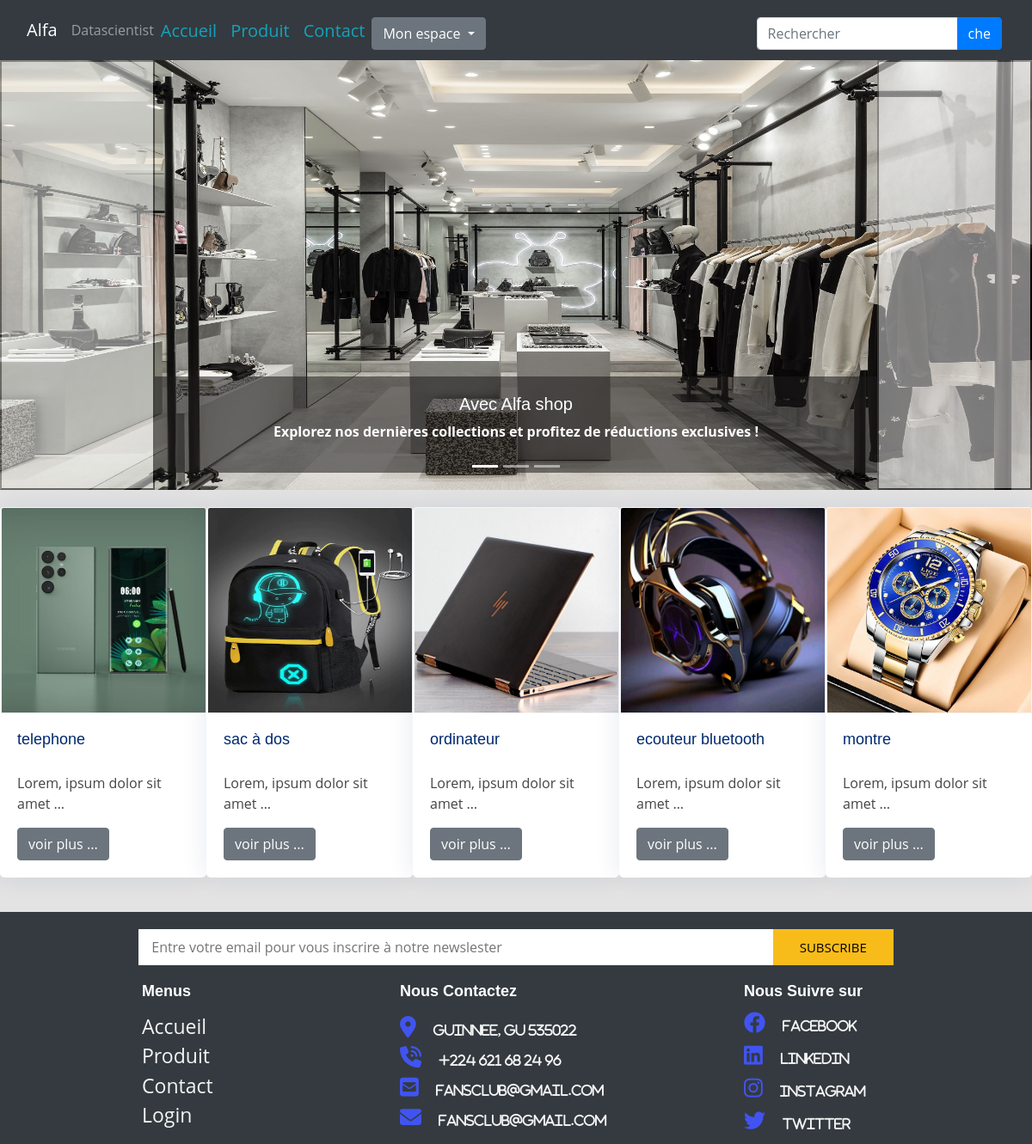
/store/, run on the app's committed database.
### store/models.py (models this page shows, shortened)
class Product(models.Model):
    name = models.CharField(max_length=128, verbose_name="nom du produit")
    price = models.FloatField(verbose_name="prix du produit")
    stock = models.IntegerField(verbose_name="Quantité stoker")
    thumbnail = models.ImageField(upload_to="products", blank=True, null= True)
    description = models.TextField(blank=True, verbose_name="Description du produit")
    categories = models.ForeignKey(Categories, on_delete=models.CASCADE)
    class Meta:
        verbose_name = "Produit"

### store/views.py (the view)
# urls.py: 2. Add a URL to urlpatterns:  path('', views.home, name='home')
def home(request):
    product = Product.objects.all()[:5]
    return render(request, "store/index.html", context={"product":product})

### store/templates/store/index.html (shortened to what this page needs)
{% extends "base.html" %}
{% load static %}
{% block content %}
<div id="carouselExampleCaptions" class="carousel slide" data-ride="carousel">
    <ol class="carousel-indicators">
      <li data-target="#carouselExampleCaptions" data-slide-to="0" class="active"></li>
      <li data-target="#carouselExampleCaptions" data-slide-to="1"></li>
      <li data-target="#carouselExampleCaptions" data-slide-to="2"></li>
    </ol>
    <div class="carousel-inner">
      <div class="carousel-item active">
        <img src="{% static 'store/img/Christian Dior Homme(JPG).jpg' %}" class="d-block w-100" alt="slider1" style="height: 500px;">
        <div class="carousel-caption bgslid  d-none d-md-block div">
          <h5>Avec Alfa shop</h5>
          <p>Explorez nos dernières collections et profitez de réductions exclusives !</p>
        </div>
      </div>
    </div>
    <button class="carousel-control-prev" type="button" data-target="#carouselExampleCaptions" data-slide="prev">
      <span class="carousel-control-prev-icon" aria-hidden="true"></span>
    </button>
    <button class="carousel-control-next" type="button" data-target="#carouselExampleCaptions" data-slide="next">
      <span class="carousel-control-next-icon" aria-hidden="true"></span>
    </button>
  </div>
  <div id="content">
    {% for item in product %}
    <div class="card" style="width: 15rem;">
      <a href="{% url 'store:detail' pk=item.pk %}" >
        <img src="{{ item.thumbnail.url }}" alt="{{ item.name }}" class="img-fluid card-img-top" style="height: 240px;">
      </a>
      <div class="card-body">
          <h5 class="card-title">{{ item.name }}</h5>
          <p class="card-text">{{ item.description|truncatewords:5 }}</p>
          <a href="{% url 'store:detail' pk=item.pk %}" class="btn btn-secondary">voir plus ...</a>
      </div>
    </div>
    {% endfor %}
  </div>
{% endblock %}

### templates/base.html (shortened to what this page needs)
{% load static %}
{% load multiplication_tag %}
<!DOCTYPE html>
<html lang="en">
<head>
    <link rel="stylesheet" href="{% static 'store/css/bootstrap-reboot.min.css' %}">
    <link rel="stylesheet" href="{% static 'store/css/bootstrap.min.css' %}">
    <link rel="stylesheet" href="{% static 'store/css/all.min.css' %}">
    <link href="{% static 'store/vendor/bootstrap-icons/bootstrap-icons.css' %}" rel="stylesheet">
    <link href="{% static 'store/vendor/boxicons/css/boxicons.min.css' %}" rel="stylesheet">
    <link href="{% static 'store/vendor/quill/quill.snow.css' %}" rel="stylesheet">
    <link href="{% static 'store/vendor/quill/quill.bubble.css' %}" rel="stylesheet">
    <link href="{% static 'store/vendor/remixicon/remixicon.css' %}" rel="stylesheet">
    <link href="{% static 'store/vendor/simple-datatables/style.css' %}" rel="stylesheet">
    <link href="{% static 'store/css/style.css' %}" rel="stylesheet">
    <link rel="stylesheet" href="{% static 'store/css/index.css' %}">
    <link rel="stylesheet" href="{% static 'store/css/listproduct.css' %}">
    <link rel="stylesheet" href="{% static 'store/css/detail.css' %}">
    <link rel="stylesheet" href="{% static 'store/css/footer.css' %}">
</head>
<body style="background-color: #e3e3e3; min-height: 100vh; " >
    <header class="navbar navbar-expand-sm navbar-dark bg-dark">
        <div class="container-fluid " style="align-items: center;">
            <a href="{% url 'store:home' %}" class="navbar-brand">
                <span>Alfa</span>
            </a>
            <span class="navbar-text">
                Datascientist
            </span>
            <div class="collapse navbar-collapse " id="navbar-content">
                <ul class="navbar-nav" style="position: relative; top: 5px;">
                    <li class="nav-item"><a href="{% url 'store:home' %}" class="nav-link text-info h5 ">Accueil</a></li>
                    <li class="nav-item"><a href="{% url 'store:listproduct' %}" class="nav-link text-info h5">Produit</a></li>
                    <li class="nav-item"><a href="{% url 'store:contact' %}" class="nav-link text-info h5">Contact</a></li>
                    <div class="dropdown mt-1">
                        <button class="btn btn-secondary dropdown-toggle" type="button" id="dropdownMenuButton2" data-bs-toggle="dropdown" aria-expanded="false">
                          Mon espace
                        </button>
                    </div>
                </ul>
                <div class="ml-auto mt-2 d-flex ">
                    <form action="{% url 'store:search' %}" method="get" class="m-1">
                        <div class="input-group">
                            <input type="search" name="query" id="" placeholder="Rechercher" class="form-control">
                            <div class="input-group-append">
                                <button type="submit" class="btn btn-primary">che</button>
                            </div>
                        </div>
                    </form>
                </div>
            </div>
        </div>
    </header>
    {% block content %}{% endblock %}
    <section class="info_section layout_padding2-top bg-dark">
        <div class="container-fluid">
            <div class="info_form">
                <form action="">
                    <input type="email" id="newslester" placeholder="Entre votre email pour vous inscrire à notre newslester">
                    <div class="d-flex justify-content-end">
                        <button>subscribe</button>
                    </div>
                </form>
            </div>
        </div>
        <div class="container-fluid">
            <div class="row">
                <div class="col-md-2 offset-md-1">
                    <h6>
                        Menus
                    </h6>
                    <ul class="menus">
                        <li class=" active">
                            <a class="" href="{% url 'store:home' %}">Accueil <span class="sr-only">(current)</span></a>
                        </li>
                        <li class="">
                            <a class="" href="">Produit </a>
                        </li>
                        <li class="">
                            <a class="" href="{% url 'store:contact' %}">Contact</a>
                        </li>
                        {% if not user.is_authenticated %}
                            <li class="">
                                <a class="" href="{% url 'signin' %}">Login</a>
                            </li>
                        {% else %}
                            {% if user %}
                                <li class="">
                                    <a class="" href="{% url 'logout' %}">Logout</a>
                                </li>
                            {% endif %}
                        {% endif %}
                    </ul>
                </div>
                <div class="col-md-3">
                    <h6>
                        Nous Contactez
                    </h6>
                    <div class="info_link-box">
                        <a href="">
                            <i class="fas fa-location-dot"><span>GUINNEE, GU 535022</span></i>
                        </a>
                        <a href="">
                            <i class="fas fa-phone-volume"><span>+224 621 68 24 96</span></i>
                        </a>
                        <a href="">
                            <i class="fas fa-square-envelope"><span>FansClub@gmail.com</span></i>
                        </a>
                        <a href="">
                            <i class="fas fa-envelope"><span>FansClub@gmail.com</span></i>
                        </a>
                    </div>
                </div>
                <div class="info_social col-md-3">
                    <h6>
                        Nous Suivre sur
                    </h6>
                    <div class="info-social">
                        <div>
                            <a href="">
                                <i class="fab fa-facebook"><span >Facebook</span></i>
                            </a>
                        </div>
                        <div>
                            <a href="">
                                <i class="fab fa-linkedin"><span>Linkedin</span></i>
                            </a>
                        </div>
                        <div>
                            <a href="">
                                <i class="fab fa-instagram"><span>Instagram</span></i>
                            </a>
                        </div>
                        <div>
                            <a href="">
                                <i class="fab fa-twitter"><span>Twitter</span></i>
                            </a>
                        </div>
                    </div>
                </div>
            </div>
        </div>
    </section>
</body>
</html>

### store/static/store/css/style.css (style rules this page uses)
:root { scroll-behavior: smooth; }
body { font-family: "Open Sans", sans-serif; background: #f6f9ff; color: #444444; }
a { color: #4154f1; text-decoration: none; }
h1, h2, h3, h4, h5, h6 { font-family: "Nunito", sans-serif; }
.card { margin-bottom: 30px; border: none; border-radius: 5px; box-shadow: 0px 0 30px rgba(1, 41, 112, 0.1); }
.card-title { padding: 20px 0 15px 0; font-size: 18px; font-weight: 500; color: #012970; font-family: "Poppins", sans-serif; }
.card-body { padding: 0 20px 20px 20px; }

### store/static/store/css/index.css (style rules this page uses)
* { text-decoration: none; }
html, body { height: 100%; padding: 0; margin: 0; position: relative; }
.bgslid { background-color: #1b1a1a8f !important; }
#content { margin-top: 20px; display: flex; justify-content:space-around; flex-wrap: wrap; row-gap: 20px; }
#content img { border: 1px solid whitesmoke; position: relative; left: 0.3%; width: 99.50%; }
.div { font-weight:700; }

### store/static/store/css/footer.css (style rules this page uses)
body a { text-decoration: none ; }
.info_section { clear:left !important; margin-top: 10px; color: #ffffff; }
.info_section h6 { font-weight: bold; }
.info_section .info_form { width: 75%; padding-top: 20px; margin: 0 auto; margin-bottom: 20px; }
.info_section .info_form form { display: -webkit-box; display: -ms-flexbox; display: flex; -webkit-box-align: center; -ms-flex-align: center; align-items: center; }
.info_section .info_form form input { background-color: #ffffff; border: none; width: calc(100% - 139px); outline: none; color: #000000; height: 42.4px; padding-left: 15px; }
.info_section .info_form form input ::placeholder { color: #ffffff; opacity: 0.2; }
.info_section .info_form form button { background-color: #f8bc1a; display: inline-block; padding: 9px 30px; background-color: #f8bc1a; border: 1px solid #f8bc1a; color: #000000; font-size: 15px; text-transform: uppercase; }
.info_section h6 { margin-bottom: 12px; font-size: 18px; }
.info_section ul { padding: 0; }
.info_section ul li { list-style-type: none; margin: 3px 0; }
.info_section ul li a { color: #cbc9c9; text-decoration: none; }
.info_section .info_link-box a { display: -webkit-box; display: -ms-flexbox; display: flex; -webkit-box-align: center; -ms-flex-align: center; align-items: center; margin: 5px 0; text-decoration: none; }
.info_section .info_link-box a span, .info_section .menus a { color: whitesmoke; text-decoration: none; }
.container-fluid .row { display: flex; justify-content: space-around; }
.info-social, .info_link-box { display: flex; flex-direction: column; }
.info-social { row-gap: 10px; }
.fas, .fab { font-size: 25px; }
.fas span, .fab span { font-size: 15px; margin-left: 20px; color: whitesmoke; }
.info_section .menus li { font-size: 23px; font-weight: 400; margin: 0; }

### data on the page
Product: thumbnail (picture), name "telephone", description "Lorem, ipsum dolor sit amet …"
Product: thumbnail (picture), name "sac à dos", description "Lorem, ipsum dolor sit amet …"
Product: thumbnail (picture), name "ordinateur", description "Lorem, ipsum dolor sit amet …"
Product: thumbnail (picture), name "ecouteur bluetooth", description "Lorem, ipsum dolor sit amet …"
Product: thumbnail (picture), name "montre", description "Lorem, ipsum dolor sit amet …"
